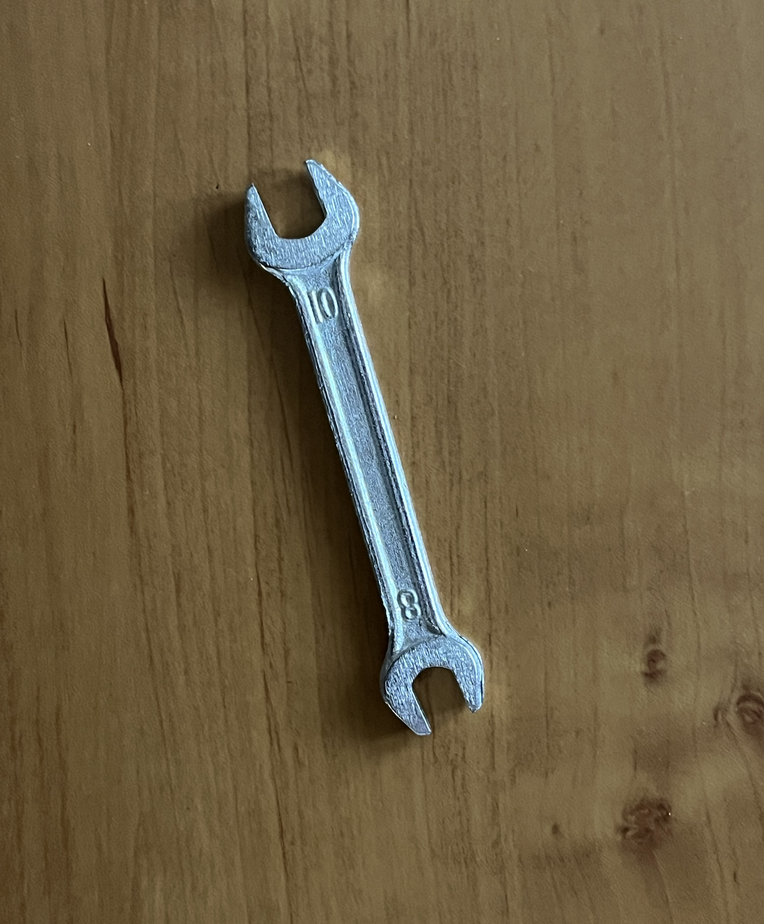
#> input picture resources/wrench.png, 764 x 924 px, shrunk from 1374 x 1662 before the run, found by its file name
$ python center-orientation.py
#> lines starting #> are read from the running program, lines starting #| are printed output that depends on the picture; after the words box and inside, x2 and y2 are one past the last pixel; in counts of white or black regions, pixels touching at a corner belong together
from PIL import Image
import numpy as np
import matplotlib.pyplot as plt

# Open the image and convert to grayscale
image = Image.open("path-to-resources/wrench.png").convert("L")
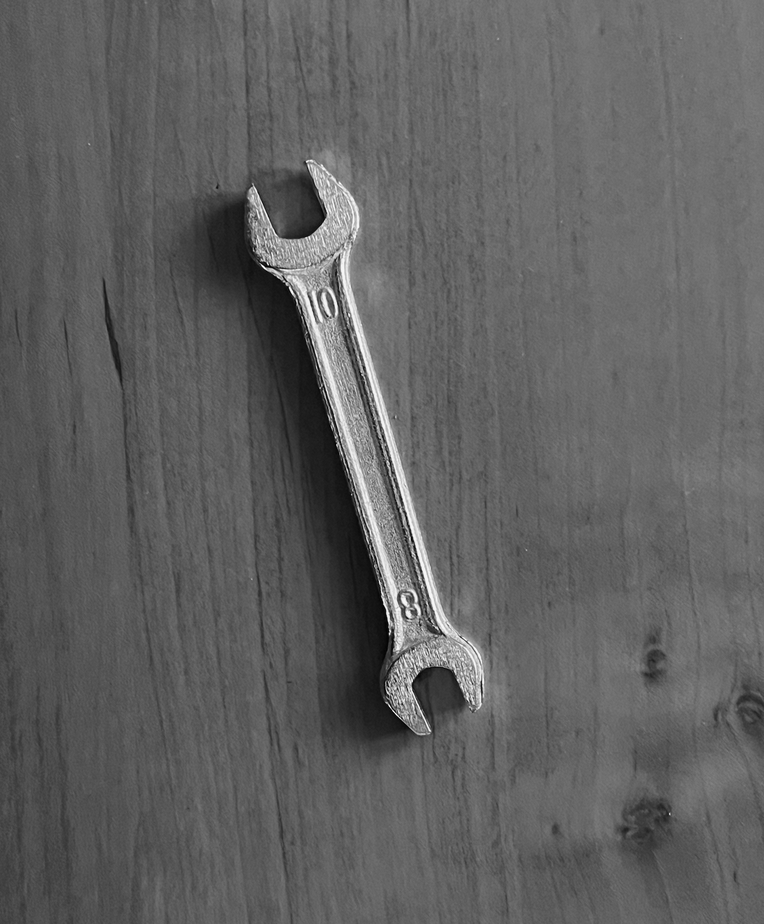
#> image: PIL image 764x924 L; min 0, max 255, mean 96.3

# Convert image to a NumPy array
data = np.array(image, dtype=np.uint8)

# Apply thresholding
threshold = 135
data = np.where(data > threshold, 255, 0)
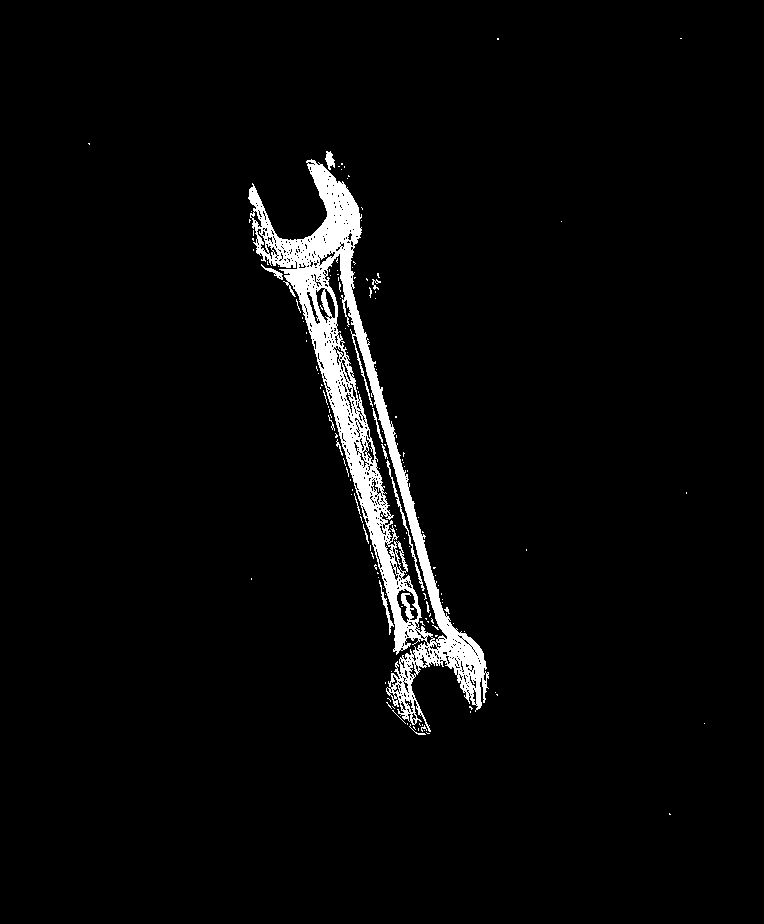
#> data: shape (924, 764) int64; 3.3% white; 145 white regions (131 under 20 px), largest, box (x1, y1, x2, y2) and area: (248, 159, 489, 732) 21784, (386, 460, 425, 591) 287, (379, 580, 394, 635) 140

# Convert image from {0, 255} to {0, 1} (Normalize)
data = data / 255

# Helper arrays to calculate the center
x_range = np.arange(0, data.shape[1])
#> x_range = 764 values from 0 to 763
y_range = np.arange(0, data.shape[0])
#> y_range = 924 values from 0 to 923

# Calculate area and center
area = data.sum()
#> area = 23223
x_cntr = np.matmul(data, x_range).sum() / area
#> x_cntr = 366.7
y_cntr = np.matmul(data.T, y_range).sum() / area
#> y_cntr = 431.4

# --- PCA (Principal Component Analysis) ---
# Extract foreground pixel coordinates
y, x = np.nonzero(data)
coords = np.column_stack((x, y))
#> coords = 23223 pairs, first value 88 to 704, second value 38 to 814
# Centered array
cntr_coords = coords - (x_cntr, y_cntr)
#> cntr_coords = 23223 pairs, first value -278.7 to 337.3, second value -393.4 to 382.6
# Covariance matrix
cov_matrix = np.cov(cntr_coords, rowvar=False)
#> cov_matrix = [[2749, 7399], [7399, 26901.6]]
# Eigen value decomposition (EVD) to find the principal components
eig_vals, eig_vecs = np.linalg.eigh(cov_matrix)
#> eig_vals = [662.6, 28988]; eig_vecs = [[-0.962, 0.271], [0.271, 0.962]]
# Eigenvector corresponding to the largest eigenvalue
pr_eig_vec = eig_vecs[:, np.argmax(eig_vals)]
#> pr_eig_vec = [0.271, 0.962]
# Orientation angle in radians
orientation = np.arctan2(pr_eig_vec[1], pr_eig_vec[0])
#> orientation = 1.3

# Start and End point for the orientation line
half_len = 500
x_line = [x_cntr - half_len * np.cos(orientation), x_cntr + half_len * np.cos(orientation)]
#> x_line = [231, 502.4]
y_line = [y_cntr - half_len * np.sin(orientation), y_cntr + half_len  * np.sin(orientation)]
#> y_line = [-49.8, 912.7]

# Display the image
plt.imshow(data, cmap="gray")
plt.plot(x_line, y_line, color="red", linewidth=3)  # Draw a red line on the image
plt.plot(x_cntr, y_cntr, "og", markersize=5)  # Mark center with green circle
plt.title("Center and orientation")
plt.axis('off')  # Hide the axis
plt.show()
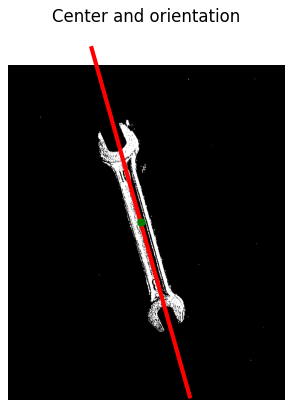
#> figure drawn by matplotlib, 1 panel

$ run again, with resources/cards.png copied over resources/wrench.png
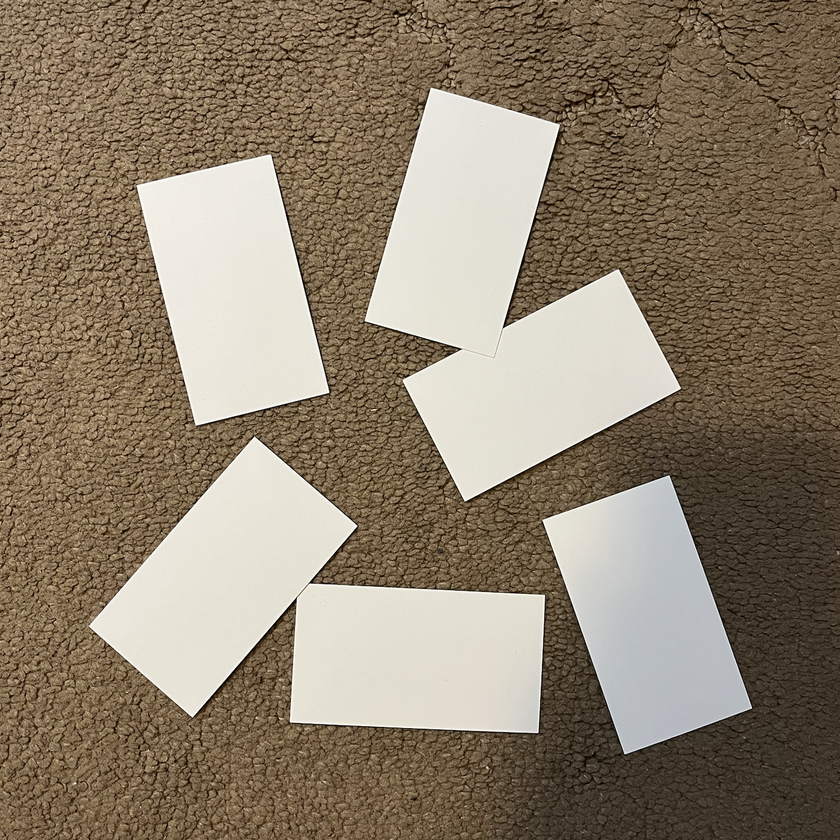
#> input picture resources/cards.png, 840 x 840 px, shrunk from 1300 x 1300 before the run, found by its file name
#> `data = np.where(data > threshold, 255, 0)`:
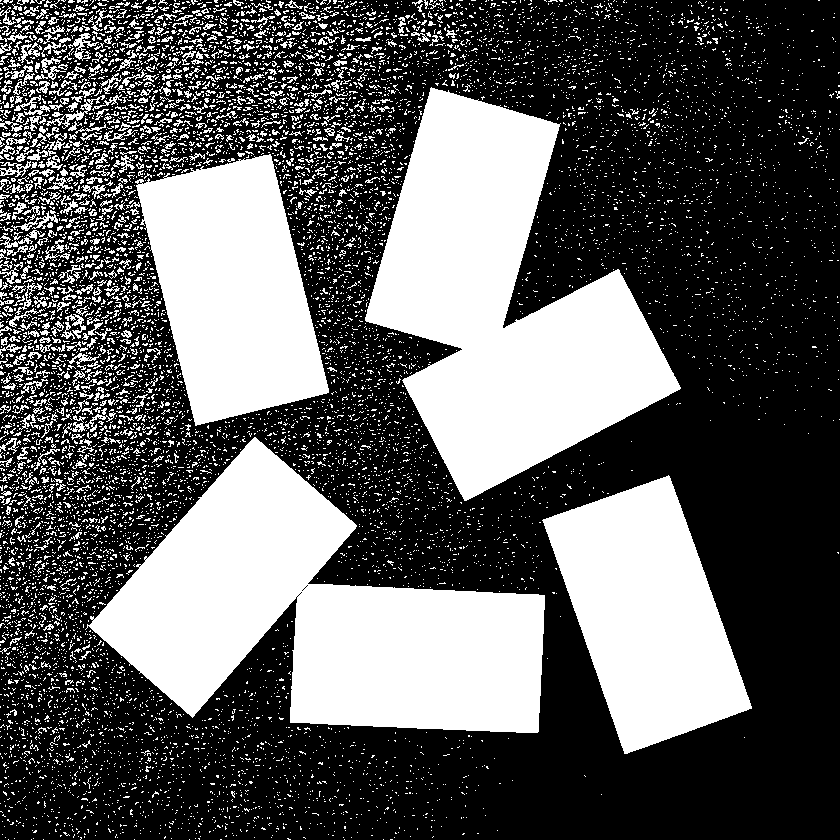
#> data: shape (840, 840) int64; 36.7% white; 9727 white regions (9124 under 20 px), largest, box (x1, y1, x2, y2) and area: (85, 437, 545, 733) 69552, (365, 87, 681, 501) 65528, (135, 154, 329, 426) 34337
#> area = 259195
#> x_cntr = 368.7
#> y_cntr = 418.7
#> coords = 259195 pairs, first value 0 to 839, second value 0 to 839
#> cntr_coords = 259195 pairs, first value -368.7 to 470.3, second value -418.7 to 420.3
#> cov_matrix = [[36605.4, 8316.9], [8316.9, 40971.3]]
#> eig_vals = [30189.7, 47387]; eig_vecs = [[-0.792, 0.611], [0.611, 0.792]]
#> pr_eig_vec = [0.611, 0.792]
#> orientation = 0.914
#> x_line = [63.33, 674.1]
#> y_line = [22.82, 814.6]
#> `plt.show()`:
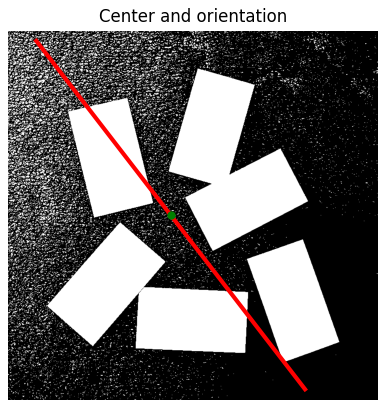
#> figure drawn by matplotlib, 1 panel
